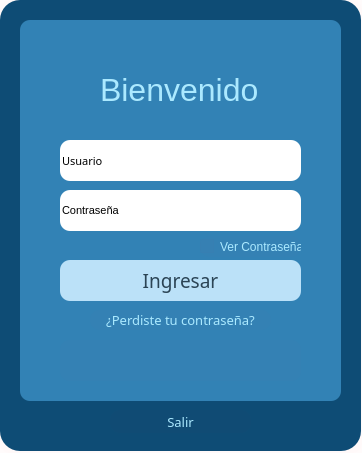
<?xml version="1.0" encoding="UTF-8"?>
<ui version="4.0">
 <class>MainWindow</class>
 <widget class="QMainWindow" name="MainWindow">
  <property name="windowModality">
   <enum>Qt::NonModal</enum>
  </property>
  <property name="geometry">
   <rect>
    <x>0</x>
    <y>0</y>
    <width>362</width>
    <height>453</height>
   </rect>
  </property>
  <property name="windowTitle">
   <string>MainWindow</string>
  </property>
  <property name="styleSheet">
   <string notr="true">background-color: rgba(255, 0,0, 2);

</string>
  </property>
  <widget class="QWidget" name="centralwidget">
   <property name="styleSheet">
    <string notr="true">border-radius: 10px;</string>
   </property>
   <widget class="QLabel" name="FondoClaro">
    <property name="geometry">
     <rect>
      <x>20</x>
      <y>20</y>
      <width>321</width>
      <height>381</height>
     </rect>
    </property>
    <property name="styleSheet">
     <string notr="true">background: rgb(50, 130, 181);
border-radius: 10px;</string>
    </property>
    <property name="text">
     <string/>
    </property>
   </widget>
   <widget class="QLabel" name="label">
    <property name="geometry">
     <rect>
      <x>100</x>
      <y>70</y>
      <width>161</width>
      <height>41</height>
     </rect>
    </property>
    <property name="font">
     <font>
      <pointsize>10</pointsize>
     </font>
    </property>
    <property name="styleSheet">
     <string notr="true">background: rgb(50, 130, 181);
color: rgb(171, 233, 255);</string>
    </property>
    <property name="text">
     <string>&lt;html&gt;&lt;head/&gt;&lt;body&gt;&lt;p&gt;&lt;span style=&quot; font-size:24pt;&quot;&gt;Bienvenido&lt;/span&gt;&lt;/p&gt;&lt;/body&gt;&lt;/html&gt;</string>
    </property>
   </widget>
   <widget class="QLineEdit" name="lineEdit">
    <property name="geometry">
     <rect>
      <x>60</x>
      <y>140</y>
      <width>241</width>
      <height>41</height>
     </rect>
    </property>
    <property name="font">
     <font>
      <family>Yu Gothic UI Light</family>
      <pointsize>8</pointsize>
      <weight>3</weight>
      <italic>false</italic>
      <bold>false</bold>
     </font>
    </property>
    <property name="cursor">
     <cursorShape>IBeamCursor</cursorShape>
    </property>
    <property name="layoutDirection">
     <enum>Qt::LeftToRight</enum>
    </property>
    <property name="styleSheet">
     <string notr="true">background-color: rgb(255, 255, 255);
border-radius: 10px;
font: 25 8pt &quot;Yu Gothic UI Light&quot;;</string>
    </property>
    <property name="text">
     <string>Usuario</string>
    </property>
    <property name="maxLength">
     <number>20</number>
    </property>
    <property name="cursorPosition">
     <number>7</number>
    </property>
    <property name="alignment">
     <set>Qt::AlignLeading|Qt::AlignLeft|Qt::AlignVCenter</set>
    </property>
   </widget>
   <widget class="QLineEdit" name="lineEdit_2">
    <property name="geometry">
     <rect>
      <x>60</x>
      <y>190</y>
      <width>241</width>
      <height>41</height>
     </rect>
    </property>
    <property name="font">
     <font>
      <family>Yu Gothic UI</family>
      <pointsize>8</pointsize>
      <weight>3</weight>
      <italic>false</italic>
      <bold>false</bold>
     </font>
    </property>
    <property name="styleSheet">
     <string notr="true">background-color: rgb(255, 255, 255);
border-radius: 10px;
font: 25 8pt &quot;Yu Gothic UI&quot;;</string>
    </property>
    <property name="text">
     <string>Contraseña</string>
    </property>
    <property name="maxLength">
     <number>20</number>
    </property>
   </widget>
   <widget class="QPushButton" name="Btn_Login">
    <property name="geometry">
     <rect>
      <x>60</x>
      <y>260</y>
      <width>241</width>
      <height>41</height>
     </rect>
    </property>
    <property name="font">
     <font>
      <family>Trebuchet MS</family>
      <pointsize>14</pointsize>
     </font>
    </property>
    <property name="layoutDirection">
     <enum>Qt::LeftToRight</enum>
    </property>
    <property name="styleSheet">
     <string notr="true">background: rgb(187, 225, 248);
border-color: rgb(187, 225, 248);
border-radius: 10px;
color:rgb(43, 68, 85);</string>
    </property>
    <property name="text">
     <string>Ingresar</string>
    </property>
   </widget>
   <widget class="QPushButton" name="Btn_Salir">
    <property name="geometry">
     <rect>
      <x>110</x>
      <y>410</y>
      <width>141</width>
      <height>23</height>
     </rect>
    </property>
    <property name="font">
     <font>
      <family>Arial Rounded MT Bold</family>
      <pointsize>10</pointsize>
     </font>
    </property>
    <property name="styleSheet">
     <string notr="true">background-color: rgba(255, 0,0, 2);
color: rgb(171, 233, 255);</string>
    </property>
    <property name="text">
     <string>Salir</string>
    </property>
   </widget>
   <widget class="QToolButton" name="Btn_Contrasea">
    <property name="geometry">
     <rect>
      <x>90</x>
      <y>310</y>
      <width>181</width>
      <height>20</height>
     </rect>
    </property>
    <property name="font">
     <font>
      <family>Arial Rounded MT Bold</family>
      <pointsize>10</pointsize>
     </font>
    </property>
    <property name="styleSheet">
     <string notr="true">background-color: rgba(255, 0,0, 2);
border-color: rgb(50, 130, 181);
color:  rgb(171, 233, 255);</string>
    </property>
    <property name="text">
     <string>¿Perdiste tu contraseña?</string>
    </property>
   </widget>
   <widget class="QLabel" name="Mensaje">
    <property name="geometry">
     <rect>
      <x>60</x>
      <y>340</y>
      <width>241</width>
      <height>41</height>
     </rect>
    </property>
    <property name="font">
     <font>
      <pointsize>10</pointsize>
      <weight>75</weight>
      <bold>true</bold>
     </font>
    </property>
    <property name="contextMenuPolicy">
     <enum>Qt::ActionsContextMenu</enum>
    </property>
    <property name="layoutDirection">
     <enum>Qt::LeftToRight</enum>
    </property>
    <property name="styleSheet">
     <string notr="true">background-color: rgba(255, 0,0, 2);
</string>
    </property>
    <property name="frameShadow">
     <enum>QFrame::Plain</enum>
    </property>
    <property name="text">
     <string/>
    </property>
    <property name="alignment">
     <set>Qt::AlignHCenter|Qt::AlignTop</set>
    </property>
    <property name="openExternalLinks">
     <bool>false</bool>
    </property>
   </widget>
   <widget class="QCheckBox" name="checkBox">
    <property name="geometry">
     <rect>
      <x>200</x>
      <y>236</y>
      <width>101</width>
      <height>21</height>
     </rect>
    </property>
    <property name="styleSheet">
     <string notr="true">background-color: rgba(255, 0,0, 2);
border-color: rgb(50, 130, 181);
color:  rgb(171, 233, 255);</string>
    </property>
    <property name="text">
     <string>Ver Contraseña</string>
    </property>
   </widget>
   <widget class="QFrame" name="frame">
    <property name="geometry">
     <rect>
      <x>0</x>
      <y>0</y>
      <width>361</width>
      <height>451</height>
     </rect>
    </property>
    <property name="styleSheet">
     <string notr="true">background-color: rgb(14, 76, 117);
border-radius: 20px;</string>
    </property>
    <property name="frameShape">
     <enum>QFrame::StyledPanel</enum>
    </property>
    <property name="frameShadow">
     <enum>QFrame::Raised</enum>
    </property>
   </widget>
   <zorder>frame</zorder>
   <zorder>FondoClaro</zorder>
   <zorder>label</zorder>
   <zorder>lineEdit</zorder>
   <zorder>lineEdit_2</zorder>
   <zorder>Btn_Login</zorder>
   <zorder>Btn_Salir</zorder>
   <zorder>Btn_Contrasea</zorder>
   <zorder>Mensaje</zorder>
   <zorder>checkBox</zorder>
  </widget>
 </widget>
 <resources/>
 <connections/>
</ui>
